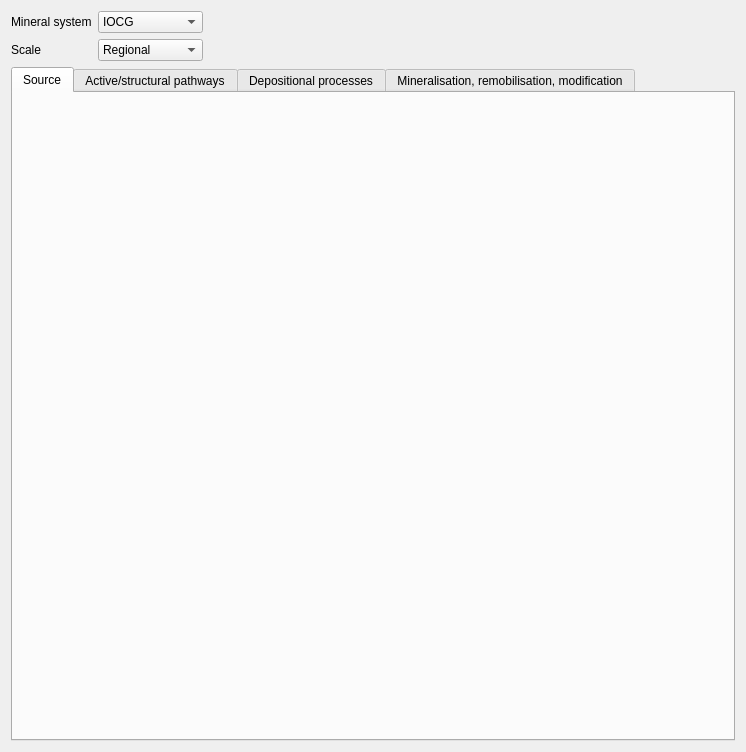
<?xml version="1.0" encoding="UTF-8"?>
<ui version="4.0">
 <class>proxy_view</class>
 <widget class="QWidget" name="proxy_view">
  <property name="geometry">
   <rect>
    <x>0</x>
    <y>0</y>
    <width>746</width>
    <height>752</height>
   </rect>
  </property>
  <property name="windowTitle">
   <string>Form</string>
  </property>
  <layout class="QVBoxLayout" name="verticalLayout">
   <item>
    <layout class="QHBoxLayout" name="horizontalLayout">
     <item>
      <layout class="QFormLayout" name="proxy_view_settings_layout">
       <item row="0" column="0">
        <widget class="QLabel" name="mineral_system_selection_label">
         <property name="text">
          <string>Mineral system</string>
         </property>
        </widget>
       </item>
       <item row="0" column="1">
        <widget class="QComboBox" name="mineral_system_selection">
         <item>
          <property name="text">
           <string>IOCG</string>
          </property>
         </item>
         <item>
          <property name="text">
           <string>Li-Pegmatites</string>
          </property>
         </item>
         <item>
          <property name="text">
           <string>Co-VMS</string>
          </property>
         </item>
         <item>
          <property name="text">
           <string>Custom</string>
          </property>
         </item>
        </widget>
       </item>
       <item row="1" column="0">
        <widget class="QLabel" name="scale_selection_label">
         <property name="text">
          <string>Scale</string>
         </property>
        </widget>
       </item>
       <item row="1" column="1">
        <widget class="QComboBox" name="scale_selection">
         <property name="toolTip">
          <string/>
         </property>
         <item>
          <property name="text">
           <string>Regional</string>
          </property>
         </item>
         <item>
          <property name="text">
           <string>Camp</string>
          </property>
         </item>
         <item>
          <property name="text">
           <string>Deposit</string>
          </property>
         </item>
        </widget>
       </item>
      </layout>
     </item>
     <item>
      <spacer name="horizontalSpacer">
       <property name="orientation">
        <enum>Qt::Horizontal</enum>
       </property>
       <property name="sizeHint" stdset="0">
        <size>
         <width>40</width>
         <height>20</height>
        </size>
       </property>
      </spacer>
     </item>
    </layout>
   </item>
   <item>
    <layout class="QHBoxLayout" name="tabs_layout">
     <item>
      <widget class="QTabWidget" name="tabs">
       <property name="styleSheet">
        <string notr="true"/>
       </property>
       <property name="currentIndex">
        <number>0</number>
       </property>
       <widget class="QWidget" name="source_tab">
        <attribute name="title">
         <string>Source</string>
        </attribute>
       </widget>
       <widget class="QWidget" name="pathway_tab">
        <attribute name="title">
         <string>Active/structural pathways</string>
        </attribute>
       </widget>
       <widget class="QWidget" name="depositional_tab">
        <attribute name="title">
         <string>Depositional processes</string>
        </attribute>
       </widget>
       <widget class="QWidget" name="mineralisation_tab">
        <attribute name="title">
         <string>Mineralisation, remobilisation, modification</string>
        </attribute>
       </widget>
      </widget>
     </item>
    </layout>
   </item>
  </layout>
 </widget>
 <resources/>
 <connections/>
</ui>
